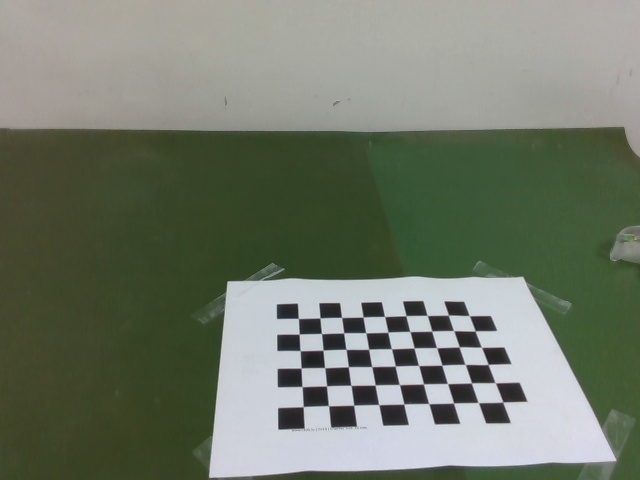
#> input picture src/dataset/calibration/intrinsic/rs_image_1.jpg, 640 x 480 px; its folder holds only this picture in this run
$ python intrinsic_calibrate.py
#> lines starting #> are read from the running program, lines starting #| are printed output that depends on the picture; after the words box and inside, x2 and y2 are one past the last pixel; in counts of white or black regions, pixels touching at a corner belong together; long printed decimals are rounded
'''
from
~~~~~~~~~~~~~
'''


#!/usr/bin/env python

import cv2
import numpy as np
import os
import glob

# Defining the dimensions of checkerboard
CHECKERBOARD = (6,9)
criteria = (cv2.TERM_CRITERIA_EPS + cv2.TERM_CRITERIA_MAX_ITER, 30, 0.001)

# Creating vector to store vectors of 3D points for each checkerboard image
objpoints = []
# Creating vector to store vectors of 2D points for each checkerboard image
imgpoints = []


# Defining the world coordinates for 3D points
objp = np.zeros((1, CHECKERBOARD[0] * CHECKERBOARD[1], 3), np.float32)
objp[0,:,:2] = np.mgrid[0:CHECKERBOARD[0], 0:CHECKERBOARD[1]].T.reshape(-1, 2)
objp = objp * 2

###########################
print("objp : \n")
print(objp)
###########################

# Extracting path of individual image stored in a given directory
images = glob.glob('src/dataset/calibration/intrinsic/*.jpg')
for fname in images:
    img = cv2.imread(fname)
#> img is the input picture: shape (480, 640, 3); mean B, G, R 106.6, 121.7, 113.9
    gray = cv2.cvtColor(img,cv2.COLOR_BGR2GRAY)
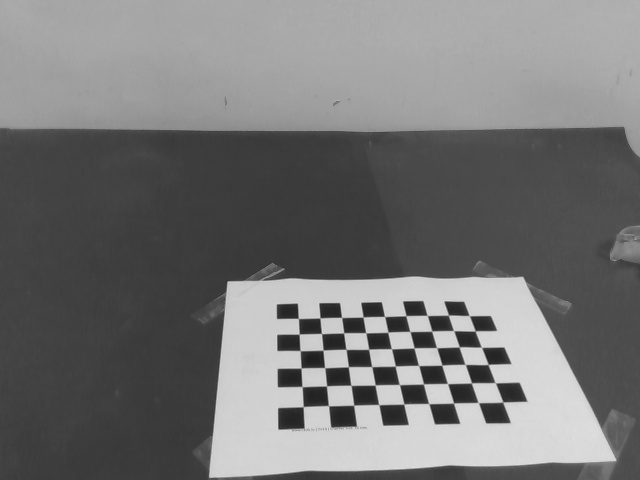
#> gray: shape (480, 640); min 30, max 226, mean 117.7
    # Find the chess board corners
    # If desired number of corners are found in the image then ret = true
    ret, corners = cv2.findChessboardCorners(gray, CHECKERBOARD, cv2.CALIB_CB_ADAPTIVE_THRESH + cv2.CALIB_CB_FAST_CHECK + cv2.CALIB_CB_NORMALIZE_IMAGE)
#> ret = True; corners = 54 rows, first 8: [303.2, 406.6], [302, 386.5], [301.1, 368], [300.1, 350.5], [299.2, 334], [298.3, 318.4], [328.5, 405.6], [326.5, 385.9]

    """
    If desired number of corner are detected,
    we refine the pixel coordinates and display
    them on the images of checker board
    """
    if ret == True:
        objpoints.append(objp)
        # refining pixel coordinates for given 2d points.
        corners2 = cv2.cornerSubPix(gray, corners, (5,5),(-1,-1), criteria)
#> corners2 = 54 rows, first 8: [303.2, 406.7], [302, 386.6], [301, 368], [300.1, 350.6], [299.2, 334.1], [298.4, 318.5], [328.5, 405.6], [326.5, 385.9]

        imgpoints.append(corners2)

        # Draw and display the corners
        img = cv2.drawChessboardCorners(img, CHECKERBOARD, corners2, ret)
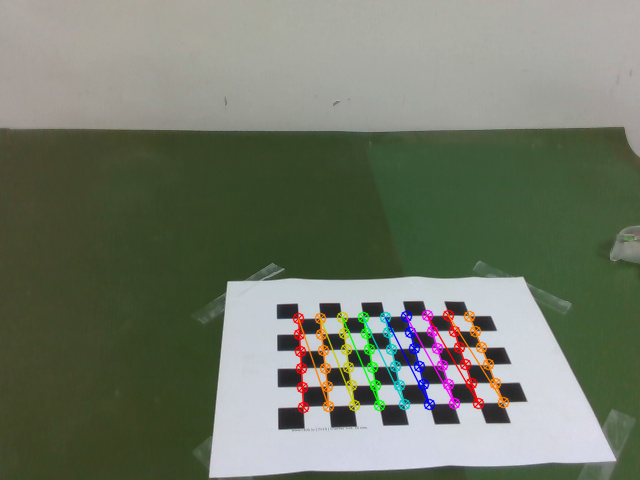
#> img: shape (480, 640, 3); 2.8% of pixels changed, all inside (x1, y1, x2, y2) = (292, 309, 510, 414)

    cv2.imshow('img',img)
    cv2.waitKey(0)

cv2.destroyAllWindows()

########################### # 순서봐가면서 이용할 지 결정
print("objpoints : \n")
print(objpoints)

print("imgpoints : \n")
print(imgpoints)
#> (printed output is left out)
###########################

h,w = img.shape[:2]
#> h = 480; w = 640

"""
Performing camera calibration by
passing the value of known 3D points (objpoints)
and corresponding pixel coordinates of the
detected corners (imgpoints)
"""
ret, mtx, dist, rvecs, tvecs = cv2.calibrateCamera(objpoints, imgpoints, gray.shape[::-1], None, None)
#> ret = 0.216; mtx = [[670.7, 0, 291.8], [0, 821.9, 227.5], [0, 0, 1]]; dist = [[-0.511, 3.14, 0.0387, 0.0208, -9.77]]; rvecs = ([-0.838, -0.853, -1.43],); tvecs = ([0.868, 11.52, 53.36],)

print("Camera matrix : \n")
print(mtx)
#| [[670.712   0.         291.780]
#|  [  0.         821.905 227.537]
#|  [  0.           0.           1.        ]]
print("dist : \n")
print(dist)
#| [[-0.5108  3.137   0.0387  0.02076 -9.770]]
print("rvecs : \n")
print(rvecs)
#| (array([[-0.8382],
#|        [-0.8531],
#|        [-1.430]]),)
print("tvecs : \n")
print(tvecs)
#| (array([[ 0.8684],
#|        [11.521],
#|        [53.362]]),)

$ run again, on src/dataset/calibration/intrinsic/rs_image_5.jpg
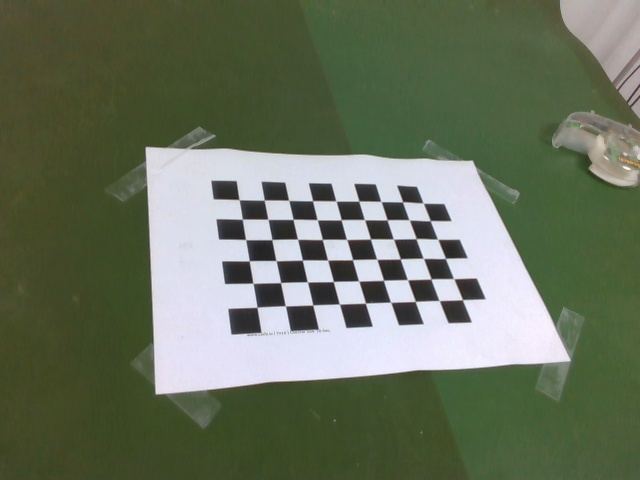
#> input picture src/dataset/calibration/intrinsic/rs_image_5.jpg, 640 x 480 px
#> img is the input picture: shape (480, 640, 3); mean B, G, R 94, 114.6, 105.1
#> `gray = cv2.cvtColor(img,cv2.COLOR_BGR2GRAY)`:
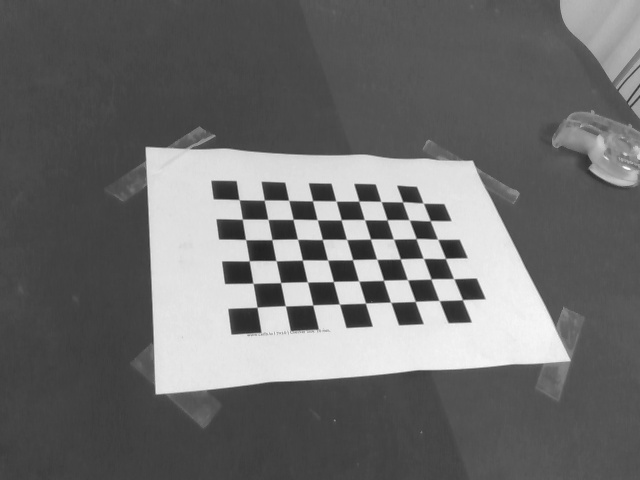
#> gray: shape (480, 640); min 32, max 252, mean 109.4
#> `ret, corners = cv2.findChessboardCorners(gray, CHECKERBOARD, cv2.CALIB..`: ret = True; corners = 54 rows, first 8: [257, 307.3], [253, 283.2], [249.3, 260.7], [245.5, 239.5], [242.3, 219.2], [239, 199.6], [285.2, 305.6], [280.6, 282.6]
#> corners2 = 54 rows, first 8: [257, 307.2], [252.9, 283.2], [249.2, 260.8], [245.6, 239.6], [242.3, 219.2], [239.1, 199.6], [285.3, 305.8], [280.6, 282.6]
#> `img = cv2.drawChessboardCorners(img, CHECKERBOARD, corners2, ret)`:
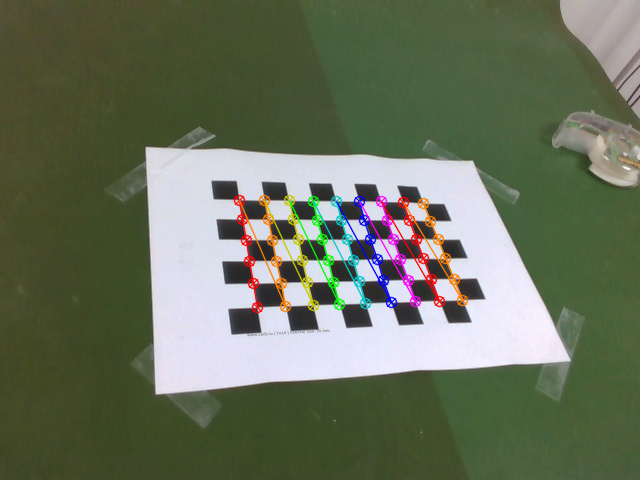
#> img: shape (480, 640, 3); 3.05% of pixels changed, all inside (x1, y1, x2, y2) = (233, 194, 469, 314)
#> (printed output is left out)
#> `ret, mtx, dist, rvecs, tvecs = cv2.calibrateCamera(objpoints, imgpoint..`: ret = 0.226; mtx = [[646.4, 0, 322.2], [0, 699.3, 277.7], [0, 0, 1]]; dist = [[1.56, -69.57, 0.000623, -0.0104, 842.5]]; rvecs = ([-0.344, -0.776, -1.61],); tvecs = ([-4.51, 1.89, 45.28],)
#| [[646.409   0.         322.220]
#|  [  0.         699.256 277.716]
#|  [  0.           0.           1.        ]]
#| [[ 1.55731155e+00 -6.95737693e+01  6.23334100e-04 -1.04308862e-02
#|    8.42511510e+02]]
#| (array([[-0.3436],
#|        [-0.7764],
#|        [-1.610]]),)
#| (array([[-4.513],
#|        [ 1.886],
#|        [45.282]]),)

$ run again, on src/dataset/calibration/intrinsic/rs_image_6.jpg
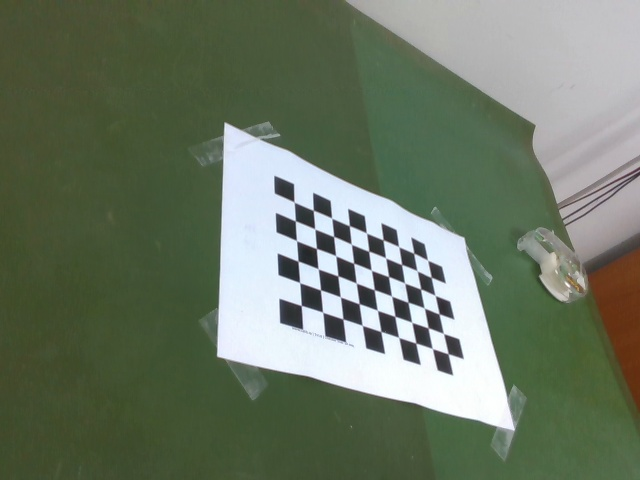
#> input picture src/dataset/calibration/intrinsic/rs_image_6.jpg, 640 x 480 px
#> img is the input picture: shape (480, 640, 3); mean B, G, R 101.1, 120, 108.1
#> `gray = cv2.cvtColor(img,cv2.COLOR_BGR2GRAY)`:
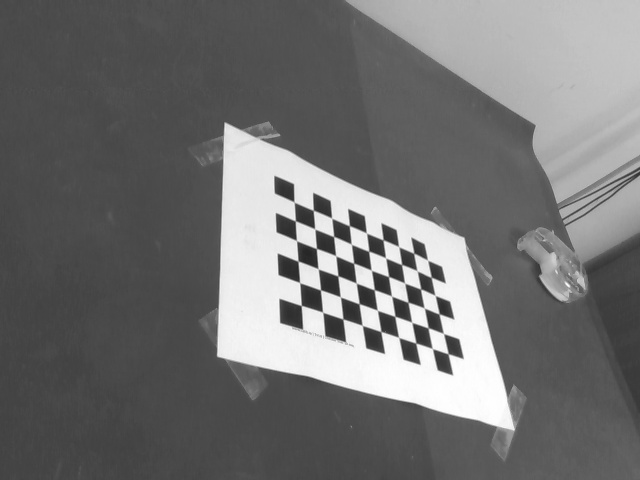
#> gray: shape (480, 640); min 36, max 255, mean 114.3
#> `ret, corners = cv2.findChessboardCorners(gray, CHECKERBOARD, cv2.CALIB..`: ret = True; corners = 54 rows, first 8: [301.3, 305.5], [299.6, 282.6], [298.1, 261.2], [296.4, 240.5], [295.4, 220.8], [294, 202], [322.7, 312.2], [320.5, 289.9]
#> corners2 = 54 rows, first 8: [301.3, 305.5], [299.6, 282.6], [298, 261.1], [296.5, 240.6], [295.4, 220.8], [294, 202], [322.6, 312.2], [320.5, 289.9]
#> `img = cv2.drawChessboardCorners(img, CHECKERBOARD, corners2, ret)`:
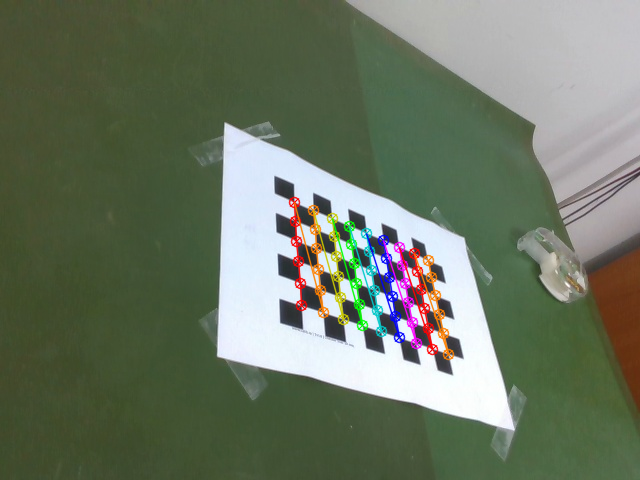
#> img: shape (480, 640, 3); 2.89% of pixels changed, all inside (x1, y1, x2, y2) = (288, 196, 455, 361)
#> (printed output is left out)
#> `ret, mtx, dist, rvecs, tvecs = cv2.calibrateCamera(objpoints, imgpoint..`: ret = 0.231; mtx = [[808.9, 0, 323.5], [0, 608.6, 195], [0, 0, 1]]; dist = [[-1.64, 17.32, 0.108, 0.07, -84.48]]; rvecs = ([0.215, -1.08, -1.22],); tvecs = ([-1.49, 8.98, 50.37],)
#| [[808.920   0.         323.459]
#|  [  0.         608.581 194.996]
#|  [  0.           0.           1.        ]]
#| [[-1.63516989e+00  1.73173467e+01  1.08301436e-01  7.00222145e-02
#|   -8.44774497e+01]]
#| (array([[ 0.2154],
#|        [-1.075],
#|        [-1.224]]),)
#| (array([[-1.488 ],
#|        [ 8.982 ],
#|        [50.367]]),)

$ run again, on src/dataset/calibration/intrinsic/rs_image_2.jpg
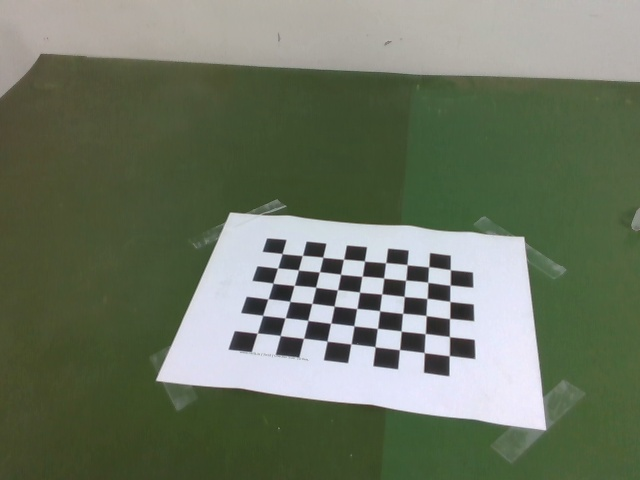
#> input picture src/dataset/calibration/intrinsic/rs_image_2.jpg, 640 x 480 px
#> img is the input picture: shape (480, 640, 3); mean B, G, R 99.2, 118.3, 109.1
#> `gray = cv2.cvtColor(img,cv2.COLOR_BGR2GRAY)`:
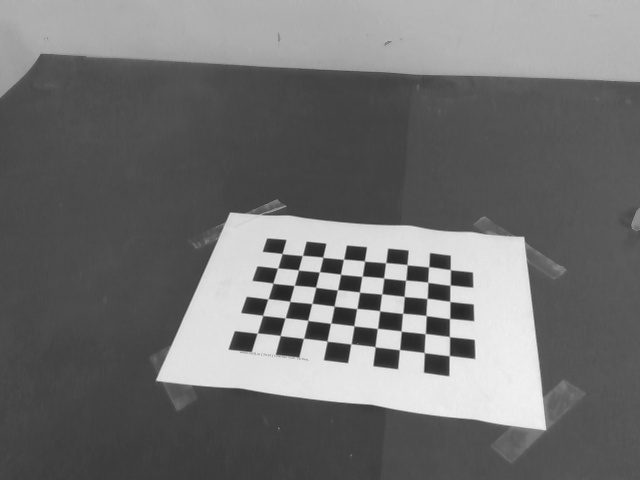
#> gray: shape (480, 640); min 33, max 246, mean 113.4
#> `ret, corners = cv2.findChessboardCorners(gray, CHECKERBOARD, cv2.CALIB..`: ret = True; corners = 54 rows, first 8: [257.1, 333.3], [262.6, 315.3], [268, 298.8], [272.8, 283.1], [277.5, 268], [282, 253.5], [280.2, 335.6], [285.2, 317.8]
#> corners2 = 54 rows, first 8: [257.2, 333.2], [262.6, 315.4], [267.9, 298.8], [272.8, 283.1], [277.6, 268], [282, 253.6], [280.2, 335.5], [285.1, 317.8]
#> `img = cv2.drawChessboardCorners(img, CHECKERBOARD, corners2, ret)`:
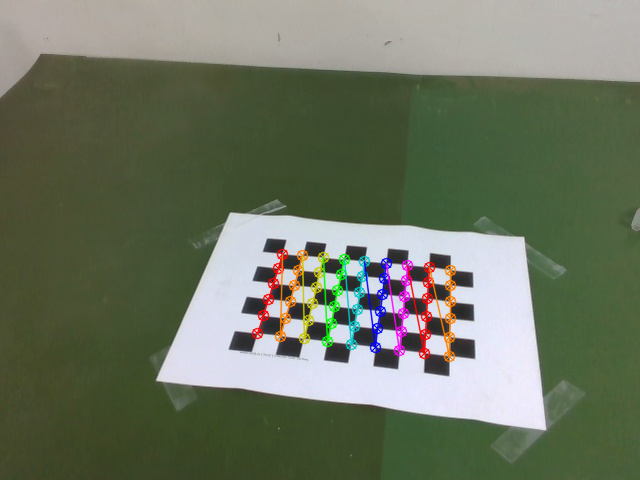
#> img: shape (480, 640, 3); 2.73% of pixels changed, all inside (x1, y1, x2, y2) = (251, 248, 457, 363)
#> (printed output is left out)
#> `ret, mtx, dist, rvecs, tvecs = cv2.calibrateCamera(objpoints, imgpoint..`: ret = 0.206; mtx = [[675.3, 0, 257.3], [0, 728.9, 207.5], [0, 0, 1]]; dist = [[-0.66, 4.37, 0.0247, 0.0121, -13.78]]; rvecs = ([-0.864, -0.564, -1.26],); tvecs = ([-0.00566, 9.89, 57.32],)
#| [[675.278   0.         257.257]
#|  [  0.         728.872 207.540 ]
#|  [  0.           0.           1.        ]]
#| [[-6.60108142e-01  4.36711760e+00  2.46963946e-02  1.20922225e-02
#|   -1.37846804e+01]]
#| (array([[-0.8641],
#|        [-0.5645],
#|        [-1.263]]),)
#| (array([[-5.65923406e-03],
#|        [ 9.88710499e+00],
#|        [ 5.73169828e+01]]),)

$ run again, on src/dataset/calibration/intrinsic/rs_image_3.jpg
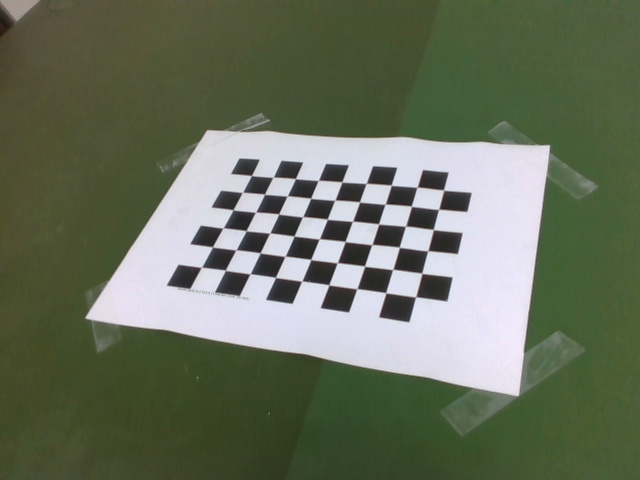
#> input picture src/dataset/calibration/intrinsic/rs_image_3.jpg, 640 x 480 px
#> img is the input picture: shape (480, 640, 3); mean B, G, R 93.3, 113.2, 104.6
#> `gray = cv2.cvtColor(img,cv2.COLOR_BGR2GRAY)`:
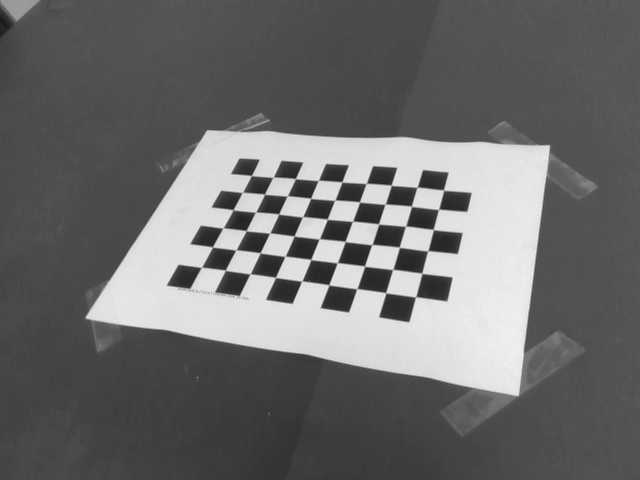
#> gray: shape (480, 640); min 25, max 242, mean 108.4
#> `ret, corners = cv2.findChessboardCorners(gray, CHECKERBOARD, cv2.CALIB..`: ret = True; corners = 54 rows, first 8: [201.2, 267.5], [212.5, 246.8], [223, 228.1], [233, 209.7], [242.4, 192.4], [251.3, 175.5], [225.3, 270.1], [235.9, 249.9]
#> corners2 = 54 rows, first 8: [201.4, 267.4], [212.5, 246.9], [223, 228], [233, 209.8], [242.4, 192.4], [251.4, 175.5], [225.3, 270.2], [235.9, 249.9]
#> `img = cv2.drawChessboardCorners(img, CHECKERBOARD, corners2, ret)`:
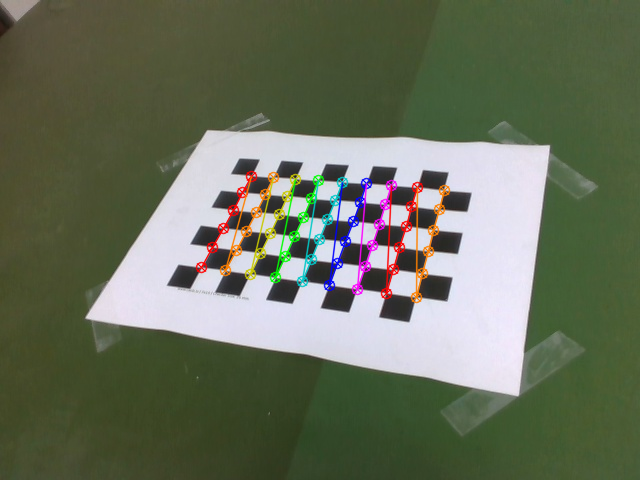
#> img: shape (480, 640, 3); 3.05% of pixels changed, all inside (x1, y1, x2, y2) = (195, 170, 451, 304)
#> (printed output is left out)
#> `ret, mtx, dist, rvecs, tvecs = cv2.calibrateCamera(objpoints, imgpoint..`: ret = 0.253; mtx = [[477.4, 0, 335.5], [0, 432.4, 279.8], [0, 0, 1]]; dist = [[0.169, -1.25, -0.00264, -0.026, -2.86]]; rvecs = ([-0.614, -0.156, -1.29],); tvecs = ([-9.77, -1.02, 35.71],)
#| [[477.397   0.         335.497]
#|  [  0.         432.429 279.835]
#|  [  0.           0.           1.        ]]
#| [[ 1.68863891e-01 -1.25326261e+00 -2.63753743e-03 -2.59611912e-02
#|   -2.85774601e+00]]
#| (array([[-0.6136],
#|        [-0.1562],
#|        [-1.295]]),)
#| (array([[-9.765],
#|        [-1.015],
#|        [35.710]]),)
